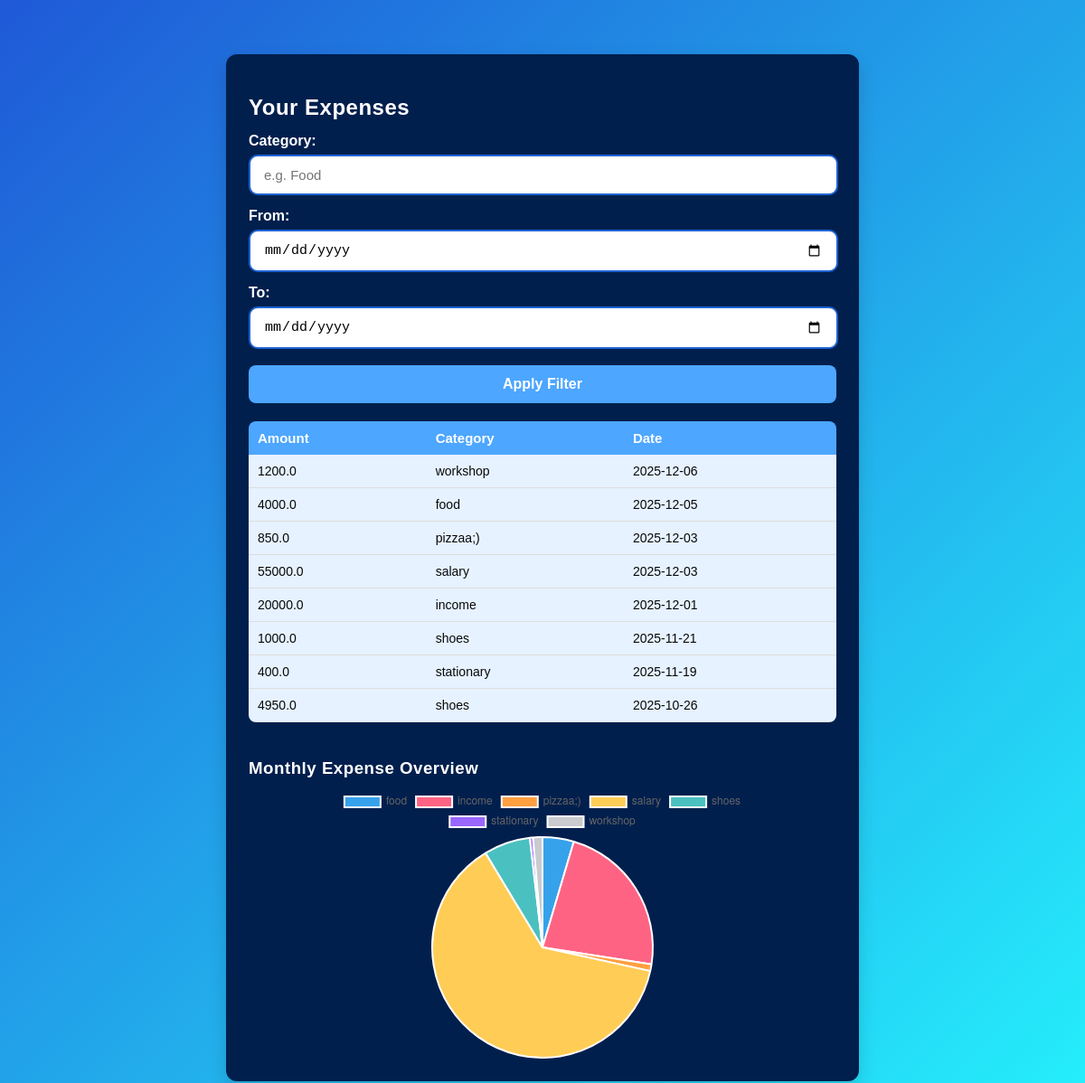
Page /view (signed in) on the committed database.
### tables this page shows
CREATE TABLE expenses(
            id INTEGER PRIMARY KEY AUTOINCREMENT,
            user_id INTEGER,
            amount REAL,
            category TEXT,
            date TEXT, type TEXT DEFAULT 'expense',
            FOREIGN KEY(user_id) REFERENCES users(id)
        );

### app.py (the view)
    def no_cache_wrapper(*args, **kwargs):
        response = make_response(view(*args, **kwargs))
        response.headers["Cache-Control"] = "no-store, no-cache, must-revalidate, max-age=0"
        response.headers["Pragma"] = "no-cache"
        response.headers["Expires"] = "0"
        return response

### app.py (called while the page is built)
def no_cache(view):
    def no_cache_wrapper(*args, **kwargs):
        response = make_response(view(*args, **kwargs))
        response.headers["Cache-Control"] = "no-store, no-cache, must-revalidate, max-age=0"
        response.headers["Pragma"] = "no-cache"
        response.headers["Expires"] = "0"
        return response
    no_cache_wrapper.__name__ = view.__name__
    return no_cache_wrapper

@app.route('/view')
@no_cache
def view_expenses():
    if 'user_id' not in session:
        return redirect('/login')
    conn = sqlite3.connect(DB_FILE)
    c = conn.cursor()
    c.execute("""
        SELECT amount, category, date
        FROM expenses
        WHERE user_id=? AND type='expense'
        ORDER BY date DESC
    """, (session['user_id'],))
    expenses = c.fetchall()
    c.execute("""
        SELECT strftime('%Y-%m', date) as month, SUM(amount)
        FROM expenses
        WHERE user_id=? AND type='expense'
        GROUP BY month
        ORDER BY month
    """, (session['user_id'],))
    chart_data = c.fetchall()
    conn.close()
    labels = [row[0] for row in chart_data]
    values = [row[1] for row in chart_data]
    return render_template(
        "view_expenses.html",
        expenses=expenses,
        labels=labels,
        values=values
    )

### templates/view_expenses.html (shortened to what this page needs)
<!DOCTYPE html>
<html>
<head>
    <link rel="stylesheet" href="{{ url_for('static', filename='style.css') }}">
</head>
<body>
<div class="container">
    <h2>Your Expenses</h2>
    <div style="margin-bottom: 20px;">
        <label>Category:</label>
        <input type="text" id="categoryFilter" placeholder="e.g. Food">
        <label>From:</label>
        <input type="date" id="fromDate">
        <label>To:</label>
        <input type="date" id="toDate">
        <button onclick="applyFilters()">Apply Filter</button>
    </div>
    {% if expenses %}
    <table id="expenseTable">
        <tr>
            <th>Amount</th>
            <th>Category</th>
            <th>Date</th>
        </tr>
        {% for amount, category, date in expenses %}
        <tr>
            <td>{{ amount }}</td>
            <td>{{ category }}</td>
            <td>{{ date }}</td>
        </tr>
        {% endfor %}
    </table>
    {% else %}
    <p>No expenses recorded yet.</p>
    {% endif %}
    <h3 style="margin-top: 40px;">Monthly Expense Overview</h3>
    <div style="width: 500px; margin: auto;">
        <canvas id="monthlyChart" style="max-height:300px;></canvas>
    </div>
    <br>
    <button onclick="location.href='/'">Back to Dashboard</button>
</div>
<script>
fetch("/chart-data")
  .then(res => res.json())
  .then(data => {
    // 🔵 PIE CHART (Category wise)
    const pieCtx = document.getElementById("monthlyChart").getContext("2d");
    new Chart(pieCtx, {
      type: "pie",
      data: {
        labels: data.categories,
        datasets: [{
          label: "Expenses by Category",
          data: data.category_amounts
        }]
      },
      options: {
        responsive: true,
        maintainAspectRatio: false
      }
    });
  });
</script>
</body>
</html>

### static/style.css (style rules this page uses)
body { font-family: Poppins, Arial, sans-serif; background: linear-gradient(135deg, #1f59d7, #25f1fc); margin: 0; padding: 0; color: #333; }
.container { max-width: 650px; margin: 60px auto; background: #001f4d; padding: 25px; border-radius: 12px; box-shadow: 0 8px 20px rgba(0,0,0,0.15); color:rgb(9, 9, 9); backdrop-filter: blur(8px); }
h2, h3 { color: #0c0c0ce0; margin-bottom: 10px; letter-spacing: 0.5px; }
label { display: block; margin-top: 14px; font-weight: 600; color: white; }
input[type="text"], input[type="email"], input[type="password"], input[type="number"], input[type="date"] { width: 95% !important; padding: 12px 15px !important; margin-top: 6px !important; border: 2px solid #1d63d4 !important; border-radius: 10px !important; font-size: 15px !important; color: black !important; background: #fff !important; transition: 0.3s !important; }
button { width: 100%; background: #4da6ff; color: white; padding: 12px; margin-top: 18px; border: none; border-radius: 8px; font-size: 16px; font-weight: 600; cursor: pointer; transition: 0.3s; }
table { width: 100%; border-collapse: collapse; margin-top: 18px; border-radius: 8px; overflow: hidden; }
th { background: #4da6ff; color: white; padding: 10px; text-align: left; font-size: 15px; }
td { background: #e6f2ff; padding: 10px; font-size: 14px; border-bottom: 1px solid #ddd; }
h3 { color: white !important; }
h2 { color: white !important; }

### rows in the picture
expenses: amount "1200.0", category "workshop", date "2025-12-06"
expenses: amount "4000.0", category "food", date "2025-12-05"
expenses: amount "850.0", category "pizzaa;)", date "2025-12-03"
expenses: amount "55000.0", category "salary", date "2025-12-03"
expenses: amount "20000.0", category "income", date "2025-12-01"
expenses: amount "1000.0", category "shoes", date "2025-11-21"
expenses: amount "400.0", category "stationary", date "2025-11-19"
expenses: amount "4950.0", category "shoes", date "2025-10-26"
